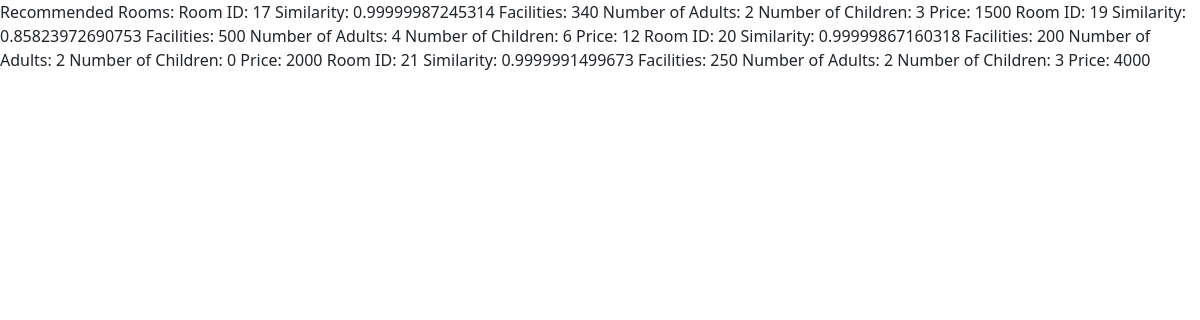
Page /admin/recomendation.php?id=18 on the committed database.
### tables this page shows
CREATE TABLE `rooms` (
  `id` int(11) NOT NULL,
  `name` varchar(50) NOT NULL,
  `area` int(11) NOT NULL,
  `price` int(11) NOT NULL,
  `quantity` int(11) NOT NULL,
  `adult` int(11) NOT NULL,
  `children` int(11) NOT NULL,
  `description` varchar(255) NOT NULL,
  `status` tinyint(4) NOT NULL DEFAULT 1,
  `removed` int(11) NOT NULL DEFAULT 0
);

### admin/recomendation.php (the view, shortened to what this page needs)
<?php
require('inc/db_config.php');
 require('inc/links.php');
function cosineSimilarity($vec1, $vec2)
{
    $dotProduct = 0;
    $magnitude1 = 0;
    $magnitude2 = 0;
    foreach ($vec1 as $key => $value) {
        if (isset($vec2[$key]) && is_numeric($value) && is_numeric($vec2[$key])) {
            $dotProduct += $value * $vec2[$key];
            $magnitude1 += $value * $value;
            $magnitude2 += $vec2[$key] * $vec2[$key];
        }
    }
    $magnitude = sqrt($magnitude1) * sqrt($magnitude2);
    return $magnitude != 0 ? $dotProduct / $magnitude : 0;
}
$selectedRoomId = $_GET['id'];
$selectedRoomAttributes = array();
$sql = "SELECT area, adult,children, price FROM rooms WHERE id = $selectedRoomId ";
$result = $con->query($sql);
if ($result->num_rows > 0) {
    while ($row = $result->fetch_assoc()) {
        $selectedRoomAttributes = array(
            'facilities' => explode(",", $row['area']),
            'num_adults' => $row['adult'],
            'num_children' => $row['children'],
            'price' => $row['price']
        );
    }
}
$allRoomsAttributes = array();
$sql = "SELECT id, area, adult,children, price FROM rooms WHERE id != $selectedRoomId AND status=1 AND removed=0";
$result = $con->query($sql);
if ($result->num_rows > 0) {
    while ($row = $result->fetch_assoc()) {
        $allRoomsAttributes[$row['id']] = array(
            'facilities' => explode(",", $row['area']),
            'num_adults' => $row['adult'],
            'num_children' => $row['children'],
            'price' => $row['price']
        );
    }
}
$similarities = array();
foreach ($allRoomsAttributes as $roomId => $attributes) {
    $similarity = cosineSimilarity($selectedRoomAttributes, $attributes);
    $similarities[$roomId] = $similarity;
}
$top5Similarities = array_slice($similarities, 0, 5, true);
foreach ($top5Similarities as $roomId => $similarity) {
    $sql = "SELECT * FROM rooms WHERE id = $roomId";
    $result = $con->query($sql);
    if ($result->num_rows > 0) {
        $row = $result->fetch_assoc();
        $facilities = implode(", ", explode(",", $row['area']));
        echo "Room ID: $roomId\n";
        echo "Similarity: $similarity\n";
        echo "Facilities: $facilities\n";
        echo "Number of Adults: {$row['adult']}\n";
        echo "Number of Children: {$row['children']}\n";
        echo "Price: {$row['price']}\n";
    }
}
?>

### rows in the picture
rooms: roomId "17", similarity "0.99999987245314", area "340", adult "2", children "3", price "1500"
rooms: roomId "19", similarity "0.85823972690753", area "500", adult "4", children "6", price "12"
rooms: roomId "20", similarity "0.99999867160318", area "200", adult "2", children "0", price "2000"
rooms: roomId "21", similarity "0.9999991499673", area "250", adult "2", children "3", price "4000"
